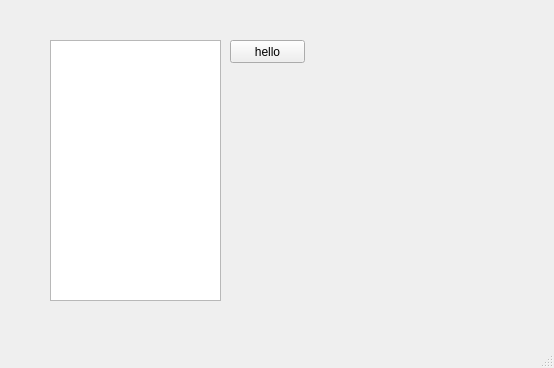
<?xml version="1.0" encoding="UTF-8"?>
<ui version="4.0">
 <class>MainWindow</class>
 <widget class="QMainWindow" name="MainWindow">
  <property name="geometry">
   <rect>
    <x>0</x>
    <y>0</y>
    <width>554</width>
    <height>368</height>
   </rect>
  </property>
  <property name="windowTitle">
   <string>MainWindow</string>
  </property>
  <widget class="QWidget" name="centralwidget">
   <widget class="QTextEdit" name="te">
    <property name="geometry">
     <rect>
      <x>50</x>
      <y>40</y>
      <width>171</width>
      <height>261</height>
     </rect>
    </property>
   </widget>
   <widget class="QPushButton" name="pb">
    <property name="geometry">
     <rect>
      <x>230</x>
      <y>40</y>
      <width>75</width>
      <height>23</height>
     </rect>
    </property>
    <property name="text">
     <string>hello</string>
    </property>
   </widget>
  </widget>
  <widget class="QMenuBar" name="menubar">
   <property name="geometry">
    <rect>
     <x>0</x>
     <y>0</y>
     <width>554</width>
     <height>21</height>
    </rect>
   </property>
  </widget>
  <widget class="QStatusBar" name="statusbar"/>
 </widget>
 <resources/>
 <connections/>
</ui>
